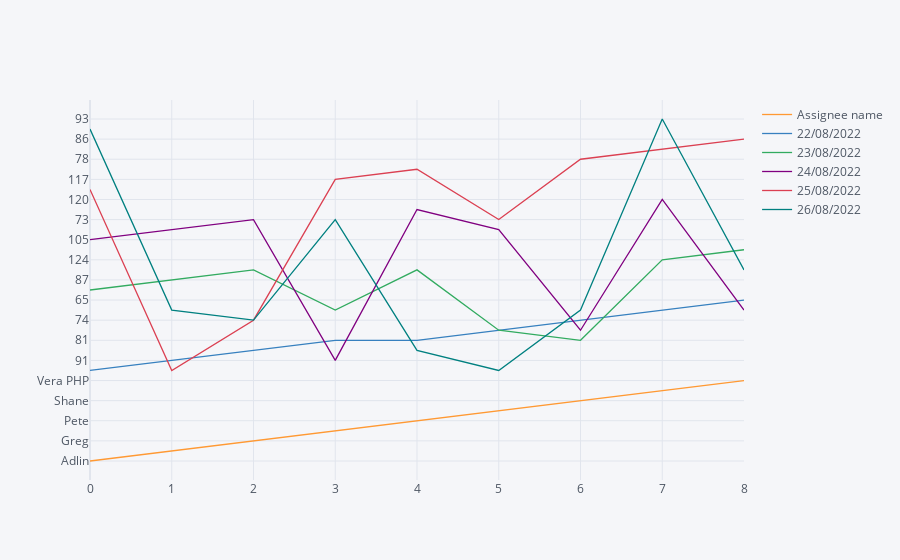

Source (notebook cell):
### Code cell
df6.iplot()

### Figure 1 — Plotly figure (JSON) as saved in the notebook; plotly's stock layout.template omitted (floating-point values rounded to 4 significant figures)
{"data": [{"line": {"color": "rgba(255, 153, 51, 1.0)", "dash": "solid", "shape": "linear", "width": 1.3}, "mode": "lines", "name": "Assignee name", "text": "", "type": "scatter", "x": [0, 1, 2, 3, 4, 5, 6, 7, 8], "y": ["Adlin", "Chloe", "Greg", "Lucy", "Pete", "Rita P", "Shane", "Siana", "Vera PHP"]}, {"line": {"color": "rgba(55, 128, 191, 1.0)", "dash": "solid", "shape": "linear", "width": 1.3}, "mode": "lines", "name": "22/08/2022", "text": "", "type": "scatter", "x": [0, 1, 2, 3, 4, 5, 6, 7, 8], "y": [79, 91, 70, 81, 81, 76, 74, 75, 65]}, {"line": {"color": "rgba(50, 171, 96, 1.0)", "dash": "solid", "shape": "linear", "width": 1.3}, "mode": "lines", "name": "23/08/2022", "text": "", "type": "scatter", "x": [0, 1, 2, 3, 4, 5, 6, 7, 8], "y": [134, 87, 80, 75, 80, 76, 81, 124, 101]}, {"line": {"color": "rgba(128, 0, 128, 1.0)", "dash": "solid", "shape": "linear", "width": 1.3}, "mode": "lines", "name": "24/08/2022", "text": "", "type": "scatter", "x": [0, 1, 2, 3, 4, 5, 6, 7, 8], "y": [105, 88, 73, 91, 69, 88, 76, 120, 75]}, {"line": {"color": "rgba(219, 64, 82, 1.0)", "dash": "solid", "shape": "linear", "width": 1.3}, "mode": "lines", "name": "25/08/2022", "text": "", "type": "scatter", "x": [0, 1, 2, 3, 4, 5, 6, 7, 8], "y": [103, 79, 74, 117, 68, 73, 78, 109, 86]}, {"line": {"color": "rgba(0, 128, 128, 1.0)", "dash": "solid", "shape": "linear", "width": 1.3}, "mode": "lines", "name": "26/08/2022", "text": "", "type": "scatter", "x": [0, 1, 2, 3, 4, 5, 6, 7, 8], "y": [129, 75, 74, 73, 70, 79, 75, 93, 80]}], "layout": {"legend": {"bgcolor": "#F5F6F9", "font": {"color": "#4D5663"}}, "paper_bgcolor": "#F5F6F9", "plot_bgcolor": "#F5F6F9", "title": {"font": {"color": "#4D5663"}}, "xaxis": {"gridcolor": "#E1E5ED", "showgrid": true, "tickfont": {"color": "#4D5663"}, "title": {"font": {"color": "#4D5663"}, "text": ""}, "zerolinecolor": "#E1E5ED"}, "yaxis": {"gridcolor": "#E1E5ED", "showgrid": true, "tickfont": {"color": "#4D5663"}, "title": {"font": {"color": "#4D5663"}, "text": ""}, "zerolinecolor": "#E1E5ED"}}}
